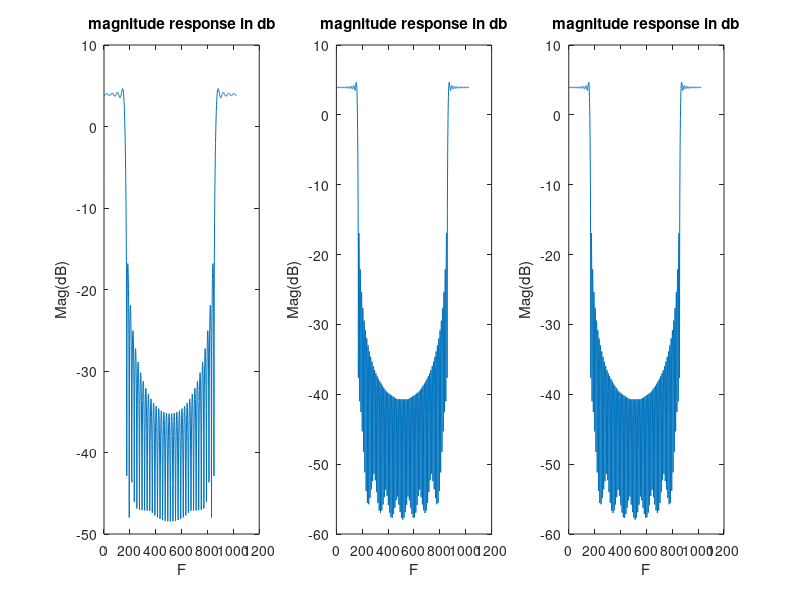

MATLAB code to generate this figure:
clc;
close all;
clear all;

%-------- changing sampling frequency-----------N = 51;
N = 51;
a = (N-1)/2;
w = pi/2;
for n = 1:N
if (n==a)
Hd(n) = w/pi
else
Hd(n) = (sin(n-a)*w)/(pi*(n-a))
end
end
%rectangular window
win=boxcar(N)
output=Hd.*win';
%applying fft on output
y=20*log10(abs(fft(output,1024)))
figure;
subplot(1,3,1);
plot(y);
xlabel('F');
ylabel('Mag(dB)');
title('magnitude response in db');
%--------------samples = 101----------------
N = 101;
a = (N-1)/2;
w = pi/2;
for n = 1:N
if (n==a)
Hd(n) = w/pi
else
Hd(n) = (sin(n-a)*w)/(pi*(n-a))
end
end
%rectangular window
win=boxcar(N)
output=Hd.*win';
%applying fft on output
y=20*log10(abs(fft(output,1024)))
subplot(1,3,2);
plot(y);
xlabel('F');
ylabel('Mag(dB)');
title('magnitude response in db');
%----------------samples = 251---------------
N = 101;
a = (N-1)/2;
w = pi/2;
for n = 1:N
if (n==a)
Hd(n) = w/pi
else
Hd(n) = (sin(n-a)*w)/(pi*(n-a))
end
end
%rectangular window
win=boxcar(N)
output=Hd.*win';
%applying fft on output
y=20*log10(abs(fft(output,1024)))
subplot(1,3,3);
plot(y);
xlabel('F');
ylabel('Mag(dB)');
title('magnitude response in db');
